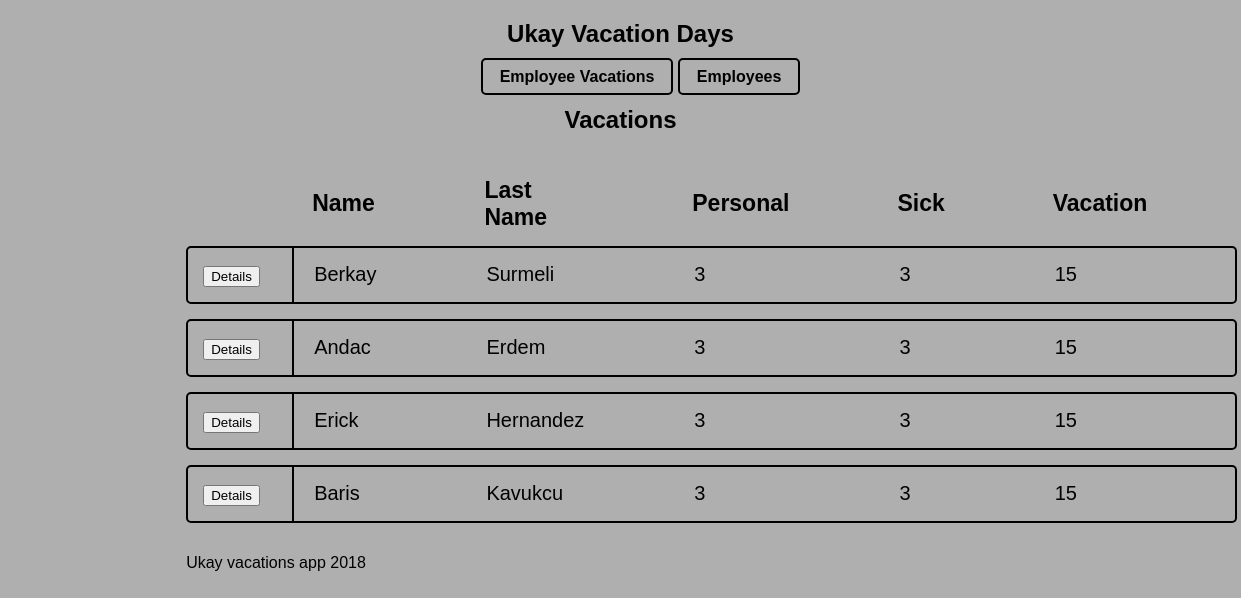
The page / on the database its author committed.
### tables this page shows
CREATE TABLE `employee` (
  `employeeid` int(11) NOT NULL,
  `name` varchar(45) NOT NULL,
  `lastname` varchar(45) NOT NULL,
  `status` binary(1) NOT NULL,
  `emptype` varchar(45) NOT NULL,
  `personal` int(11) NOT NULL,
  `sick` int(11) NOT NULL,
  `vacation` int(11) NOT NULL,
  `startdate` date NOT NULL
);

### index.php (the view, shortened to what this page needs)
<?php include("header.php"); ?>
<h2>Vacations</h2>
<div class="main-table-container">
	<table class="main-table">
		<thead>
			<tr class="main-table-header-row">
				<th></th>
				<th>Name</th>
				<th>Last Name</th>
				<th>Personal</th>
				<th>Sick</th>
				<th>Vacation</th>
			</tr>
		</thead>
		<tbody>
			<?php
				$serverName = "localhost";
				$userName = "root";
				$password = "root";
				$dbName = "vacationsdb";
				$conn = new mysqli($serverName, $userName, $password, $dbName);
				$sql = "SELECT employeeid, name, lastname, sick, personal, vacation from employee";
				$result = $conn->query($sql);
				if($result->num_rows > 0){
					while ($row = $result->fetch_assoc()){
						echo "<tr class=\"employee-row\">";
						echo "<td><form action=\"details.php\" method = \"post\">";
						echo "<input type = \"submit\" value=\"Details\">";
						echo "<input type=\"hidden\" name=\"empID\" value=\"" .
							$row["employeeid"] . "\"></td>";
						echo "<td id=\"name\">" . $row["name"] . "</td>";
						echo "<td>" . $row["lastname"] . "</td>";
						echo "<td>" . $row["sick"] . "</td>";
						echo "<td>" . $row["personal"] . "</td>";
						echo "<td>" . $row["vacation"] . "</td></tr>";
					}
				}
				else{
					echo "0 results";
				}
			?>
		</tbody>
	</table>
</div>
<?php include("footer.php"); ?>

### header.php (shortened to what this page needs)
<!DOCTYPE html>
<html>
<head>
	<link rel="stylesheet" type="text/css" href="css/style.css">
</head>
<body>
	<div class="header">
		<h2>Ukay Vacation Days</h2>
		<nav class="mainNav">
			<ul>
				<li><a href="index.php">Employee Vacations</a></li>
				<li><a href="employee.php">Employees</a></li>
			</ul>
		</nav>
	</div>

### footer.php
	<div class="footer">
		<p>Ukay vacations app <?php echo date('Y'); ?></p>
	</div>
</body>
</html>

### css/style.css (style rules this page uses)
body { width: 70%; margin: 0 auto; background-color: #afafaf; font-family: Verdana, Geneva, sans-serif; }
h1, h2, h3 { text-align: center; }
ul { text-align: center; }
.mainNav ul li { display: inline; padding: 8px 17px 8px 17px; border: 2px solid; border-radius: 5px; }
a, a:visited { text-decoration: none; color: inherit; font-weight: bold; }
div.main-table-container { margin: 0 auto; }
table.main-table { width: 100%; margin: 0 auto; border-spacing: 0 15px; }
tr.main-table-header-row, tr.main-table-row { margin: 30px; border-right: 3px solid black; }
td, th { text-align: left; font-size: 20px; }
th { padding: 8px 90px 0px 18px; font-size: 23px; }
td { padding: 15px 90px 15px 20px; text-align: left; border-top: 2px solid black; border-bottom: 2px solid black; text-decoration: none; }
td:first-of-type { border-left: 2px solid black; border-top-left-radius: 5px; border-bottom-left-radius: 5px; border-right: 2px solid black; padding:15px; }
td:last-of-type { border-right: 2px solid black; border-top-right-radius: 5px; border-bottom-right-radius: 5px; }

### rows shown on the page
employee: name "Berkay", lastname "Surmeli", sick "3", personal "3", vacation "15"
employee: name "Andac", lastname "Erdem", sick "3", personal "3", vacation "15"
employee: name "Erick", lastname "Hernandez", sick "3", personal "3", vacation "15"
employee: name "Baris", lastname "Kavukcu", sick "3", personal "3", vacation "15"
